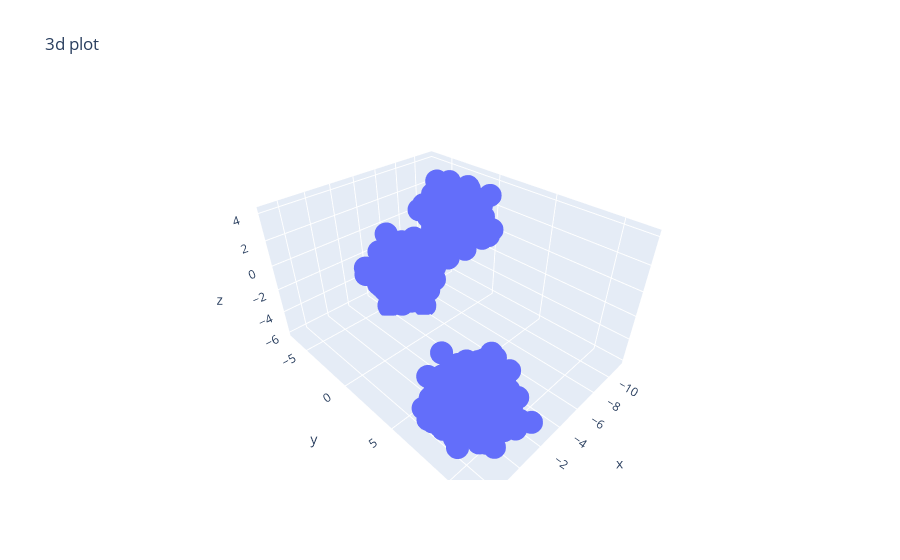

Here is the notebook cell this chart was saved with:
### Code cell
#source for 3d scatter plot: https://plotly.com/python/3d-scatter-plots/
import plotly.express as px 
fig = px.scatter_3d(blobs, x = blobs[:,0], y = blobs[:,2], z = blobs[:,1], title="3d plot")
fig.show()

### Figure 1 — Plotly figure (JSON) as saved in the notebook; plotly's stock layout.template omitted (floating-point values rounded to 4 significant figures; data arrays with more than 128 entries replaced by an {"elided": "..."} marker saying what was removed)
{"data": [{"hovertemplate": "x=%{x}<br>y=%{y}<br>z=%{z}<extra></extra>", "legendgroup": "", "marker": {"color": "#636efa", "symbol": "circle"}, "mode": "markers", "name": "", "scene": "scene", "showlegend": false, "type": "scatter3d", "x": {"elided": "1000 float values"}, "y": {"elided": "1000 float values"}, "z": {"elided": "1000 float values"}}], "layout": {"autosize": true, "legend": {"tracegroupgap": 0}, "scene": {"aspectmode": "auto", "aspectratio": {"x": 1.034, "y": 1.328, "z": 0.7285}, "camera": {"center": {"x": 0, "y": 0, "z": 0}, "eye": {"x": 1.215, "y": 1.215, "z": 1.215}, "projection": {"type": "perspective"}, "up": {"x": 0, "y": 0, "z": 1}}, "domain": {"x": [0, 1], "y": [0, 1]}, "xaxis": {"title": {"text": "x"}, "type": "linear"}, "yaxis": {"title": {"text": "y"}, "type": "linear"}, "zaxis": {"title": {"text": "z"}, "type": "linear"}}, "title": {"text": "3d plot"}}}
